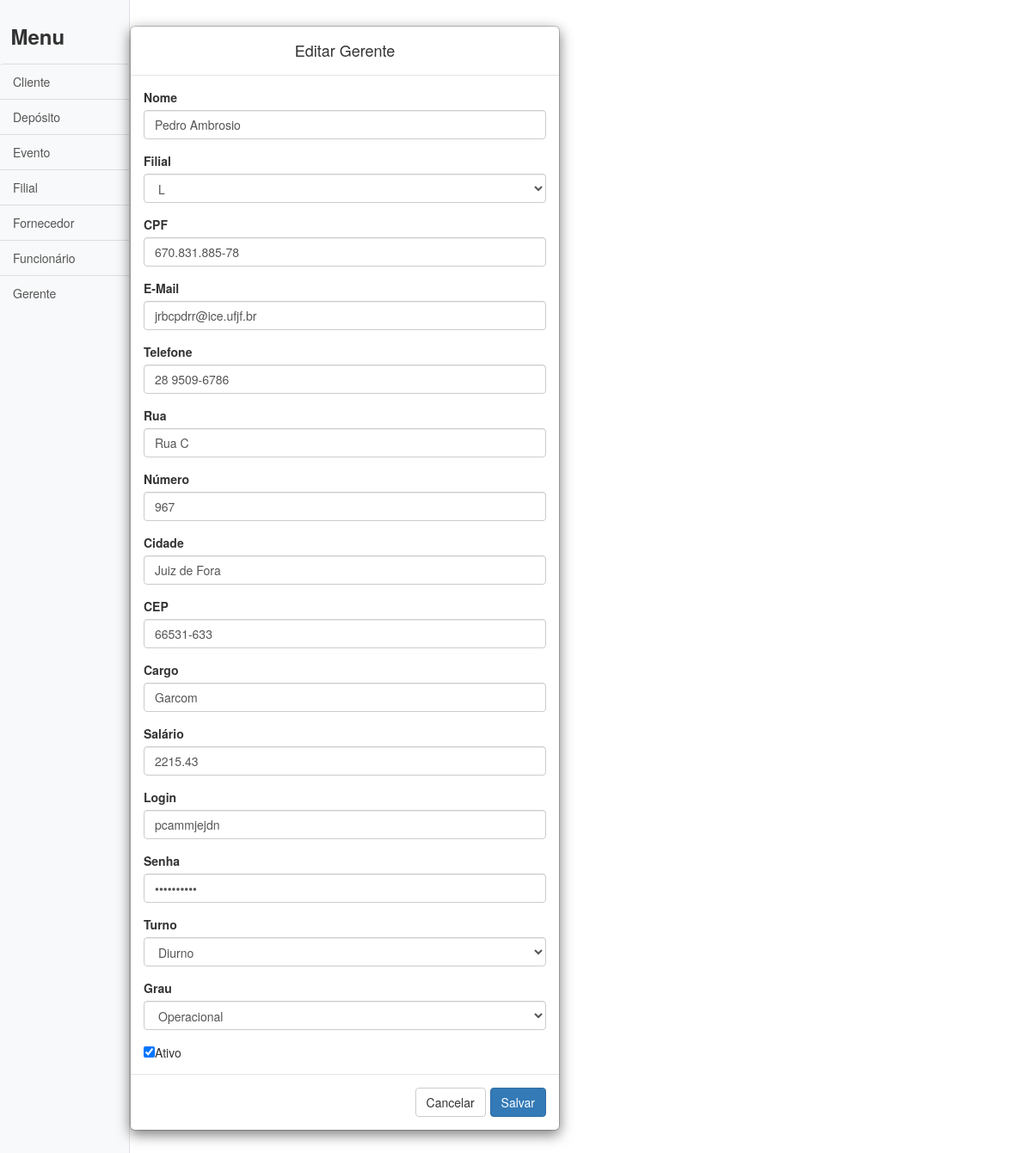
The page /edit/gerente.php?id=101 on the database its author committed.
### tables this page shows
CREATE TABLE gerente ( turno VARCHAR(200), grau VARCHAR(200), id_pessoa INTEGER PRIMARY KEY, FOREIGN KEY(id_pessoa) REFERENCES funcionario (id_pessoa) );

CREATE TABLE pessoa ( cidade VARCHAR(200), cep CHAR(9), numero INTEGER, rua VARCHAR(200), cpf VARCHAR(14), telefone VARCHAR(12), email VARCHAR(200), nome VARCHAR(200), id_pessoa INTEGER PRIMARY KEY AUTO_INCREMENT );

CREATE TABLE filial ( nome VARCHAR(200) NOT NULL, cep CHAR(9) NOT NULL, cidade VARCHAR(200) NOT NULL, numero INTEGER NOT NULL, rua VARCHAR(200) NOT NULL, id_filial INTEGER PRIMARY KEY AUTO_INCREMENT );

CREATE TABLE funcionario ( cargo VARCHAR(200), salario NUMERIC(10,2), login VARCHAR(200), senha VARCHAR(200), status BOOLEAN, id_filial INTEGER, id_pessoa INTEGER PRIMARY KEY, FOREIGN KEY(id_pessoa) REFERENCES pessoa (id_pessoa), FOREIGN KEY(id_filial) REFERENCES filial (id_filial) );

### edit/gerente.php (the view, shortened to what this page needs)
<!DOCTYPE html>
<html lang="en">
<head>
	<?php
		include("../header.php");
	?>
</head>
<body>
	<div class="d-flex" id="wrapper">
		<?php
			include_once("../conection.php");
			include("../sidebar_aux.php");
			$id_pessoa = $_GET['id'];
			$sql = "SELECT 		g.id_pessoa, p.nome, p.email, p.telefone,
								p.cpf, p.rua, p.numero, p.cidade, p.cep,
								f.cargo, f.salario, f.login, f.senha,
								f.status, g.turno, g.grau,
								fi.nome as 'nome_filial'
					FROM gerente g
					INNER JOIN funcionario f
						on g.id_pessoa=f.id_pessoa
					INNER JOIN pessoa p
						on f.id_pessoa=p.id_pessoa
					INNER JOIN filial fi
						on f.id_filial=fi.id_filial
					WHERE f.id_pessoa='$id_pessoa'";
			$gerente = mysqli_fetch_array( mysqli_query($conexao, $sql) );
		?>
		<div id="edit">
			<div class="modal-dialog">
				<div class="modal-content">
					<form id="filial" name="filial" action="" method="POST" target="_self">
						<div class="modal-header">
							<h4 class="modal-title">Editar Gerente</h4>
						</div>
						<div class="modal-body">
							<div class="form-group">
								<label>Nome</label>
								<input type="text" name="nome" id="nome" class="form-control" required <?php echo 'value="'.$gerente['nome'].'"'?>>
							</div>
							<div class="form-group">
								<label>Filial</label>
								<select id="nome_filial" name="nome_filial" class="form-control">
									<?php
										$sql = "SELECT DISTINCT nome
												FROM filial
												ORDER BY nome";
										$filiais = mysqli_query($conexao, $sql);
										foreach ($filiais as $filial){
											if($filial['nome'] == $gerente['nome_filial']){
												echo '<option selected>' . $filial['nome'] . '</option>';
											}
											else{
												echo '<option>' . $filial['nome'] . '</option>';
											}
										}
									?>
								</select>
							</div>
							<div class="form-group">
								<label>CPF</label>
								<input type="text" name="cpf" id="cpf" class="form-control"  onkeypress="mascara(this, '###.###.###-##')" maxlength="14" required <?php echo 'value="'.$gerente['cpf'].'"'?>>
							</div>
							<div class="form-group">
								<label>E-Mail</label>
								<input type="text" name="email" id="email" class="form-control" required <?php echo 'value="'.$gerente['email'].'"'?>>
							</div>
							<div class="form-group">
								<label>Telefone</label>
								<input type="text" name="telefone" id="telefone" class="form-control"  onkeypress="mascara(this, '## ####-####')" maxlength="12" required <?php echo 'value="'.$gerente['telefone'].'"'?>>
							</div>
							<div class="form-group">
								<label>Rua</label>
								<input type="text" name="rua" id="rua" class="form-control" required <?php echo 'value="'.$gerente['rua'].'"'?>>
							</div>
							<div class="form-group">
								<label>Número</label>
								<input type="number" name="numero" id="numero" class="form-control" required <?php echo 'value="'.$gerente['numero'].'"'?>></textarea>
							</div>
							<div class="form-group">
								<label>Cidade</label>
								<input type="text" name="cidade" id="cidade" class="form-control" required <?php echo 'value="'.$gerente['cidade'].'"'?>></textarea>
							</div>
							<div class="form-group">
								<label>CEP</label>
								<input type="text" name="cep" id="cep" class="form-control" onkeypress="mascara(this, '#####-###')" maxlength="9" required <?php echo 'value="'.$gerente['cep'].'"'?>></textarea>
							</div>
							<div class="form-group">
								<label>Cargo</label>
								<input type="text" name="cargo" id="cargo" class="form-control" required <?php echo 'value="'.$gerente['cargo'].'"'?>></textarea>
							</div>
							<div class="form-group">
								<label>Salário</label>
								<input type="text" name="salario" id="salario" class="dinheiro form-control" onkeypress="mascaraDinheiro(this)" maxlength="11" required <?php echo 'value="'.$gerente['salario'].'"'?>></textarea>
							</div>
							<div class="form-group">
								<label>Login</label>
								<input type="text" name="login" id="login" class="form-control" required <?php echo 'value="'.$gerente['login'].'"'?>></textarea>
							</div>
							<div class="form-group">
								<label>Senha</label>
								<input type="password" name="senha" id="senha" class="form-control" required <?php echo 'value="'.$gerente['senha'].'"'?>></textarea>
							</div>
							<div class="form-group">
								<label>Turno</label>
								<select id="turno" name="turno" class="form-control">
									<?php
										$options = ['Integral', 'Diurno', 'Noturno'];
										foreach ($options as $option){
											if($option == $gerente['turno']){
												echo "<option selected> $option </option>";
											}
											else{
												echo "<option> $option </option>";
											}
										}
									?>
								</select>
							</div>
							<div class="form-group">
								<label>Grau</label>
								<select id="grau" name="grau" class="form-control">
									<?php
										$options = ['Diretoria', 'Intermediária', 'Operacional'];
										foreach ($options as $option){
											if($option == $gerente['grau']){
												echo "<option selected> $option </option>";
											}
											else{
												echo "<option> $option </option>";
											}
										}
									?>
								</select>
							</div>
							<input type="checkbox" name="status" value="1" <?php if($gerente['status'] == 1) echo 'checked'; ?> >Ativo<br>
							</div>
							<div class="modal-footer">
								<a href="../gerente.php"><span class="btn btn-default" value="Cancelar">Cancelar</span></a>
								<button type="submit" class="btn btn-primary" value="Salvar" name="submit">Salvar</button>
							</div>
						</div>
				</div>
			</div>
		</div>
</body>
</html>

### edit/css/simple-sidebar.css (style rules this page uses)
body { overflow-x: hidden; }

### edit/css/styles.css (style rules this page uses)
body { color: #566787; background: #f5f5f5; font-family: 'Varela Round', sans-serif; font-size: 13px; }

### rows shown on the page
gerente: nome "Pedro Ambrosio", cpf "670.831.885-78", email "jrbcpdrr@ice.ufjf.br", telefone "28 9509-6786", rua "Rua C", numero "967", cidade "Juiz de Fora", cep "66531-633", cargo "Garcom", salario "2215.43", login "pcammjejdn", turno "Diurno", grau "Operacional"
filial: nome_filial "L"
funcionario: status "☑"
